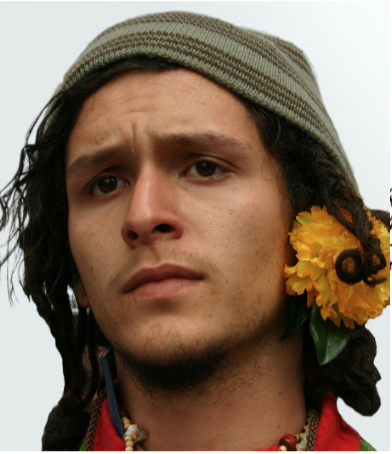
%> input picture DIA/A1/source.png, 392 x 454 px
$ octave XDoG.m   (GNU Octave 9; MATLAB toolbox functions it lacks are replaced by stand-ins)
%> lines starting %> are read from the running program, lines starting %| are printed output that depends on the picture
### DIA/A1/computeThreshold.m
function eps=computeThreshold(img)
    mn = mean(mean(img));
    md = median(median(img));
    eps=mn+md;
    if abs(eps)<0
        eps=eps*5;
    end
    if eps>0
        eps=-eps;
    end
end

### DIA/A1/XDoG.m
img = imread('source.png');
%> img is the input picture: size 454x392x3 uint8; mean R, G, B 130.5, 109.6, 92.2
gray = rgb2gray(img);
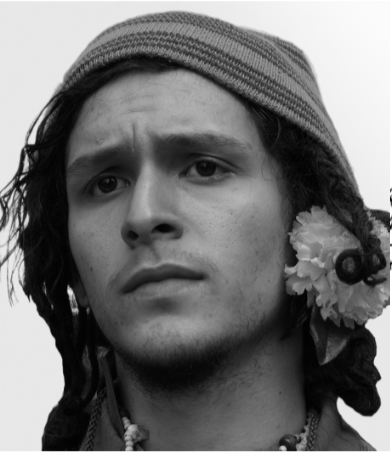
%> gray: size 454x392 uint8; min 0, max 255, mean 113.8
tau=1;
phi=30.0/255;

gaus1 = fspecial('gaussian',21,0.5);
gaus2 = fspecial('gaussian',21,1);
dog = gaus1-tau*gaus2;
SegImg = conv2(double(gray),dog,'same');
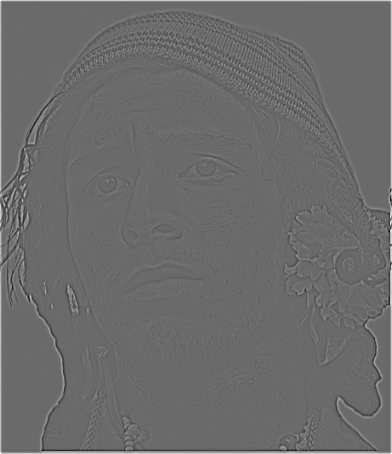
%> SegImg: size 454x392 double; min -58.03, max 80.57, mean 0.6; drawn with min black and max white
eps=computeThreshold(SegImg);
%> in computeThreshold, `mn = mean(mean(img));`: mn = 0.588
%> in computeThreshold, `md = median(median(img));`: md = 0.0283
%> in computeThreshold, `eps=mn+md;`: eps = 0.616
%> in computeThreshold, `eps=-eps;`: eps = -0.616
%> eps = -0.616

[r,c] = size(SegImg);
%> r = 454; c = 392
Output = zeros(r,c);
for i=1:r
    for j=1:c
        if(SegImg(i,j)>eps)
            Output(i,j)=1;
        else
            Output(i,j)=1+tanh(phi*(SegImg(i,j)));
        end
    end
end
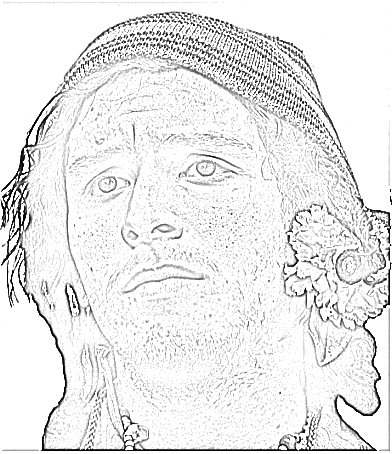
%> Output: size 454x392 double; min 2.35e-06, max 1, mean 0.918

imshow(Output);

$ run again, with DIA/A1/HistMap.png copied over DIA/A1/source.png
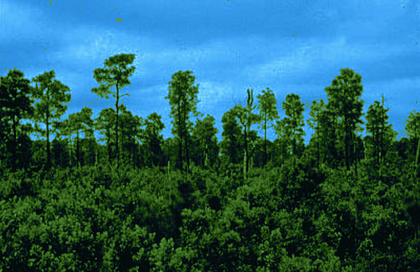
%> input picture DIA/A1/HistMap.png, 420 x 272 px, shrunk from 880 x 570 before the run
%> img is the input picture: size 272x420x3 uint8; mean R, G, B 41.5, 97.5, 102.8
%> `SegImg = conv2(double(gray),dog,'same');`:
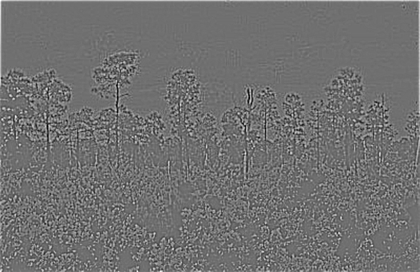
%> SegImg: size 272x420 double; min -38.16, max 48.44, mean 0.2; drawn with min black and max white
%> mn = 0.245
%> md = -0.0782
%> in computeThreshold, `eps=mn+md;`: eps = 0.167
%> in computeThreshold, `eps=-eps;`: eps = -0.167
%> after the loop `for i=1:r`:
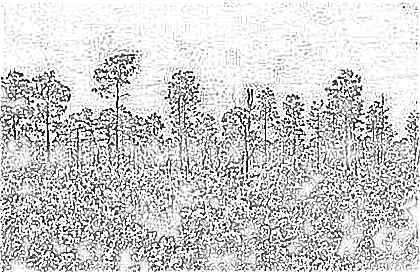
%> Output: size 272x420 double; min 0.000252, max 1, mean 0.815

$ run again, with DIA/A1/color.png copied over DIA/A1/source.png
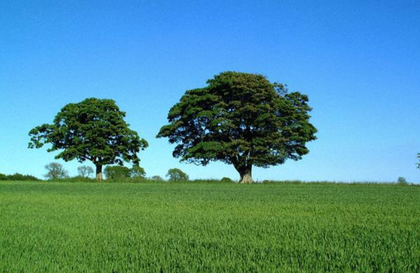
%> input picture DIA/A1/color.png, 420 x 273 px, shrunk from 880 x 572 before the run
%> img is the input picture: size 273x420x3 uint8; mean R, G, B 82.2, 142.9, 149.2
%> `SegImg = conv2(double(gray),dog,'same');`:
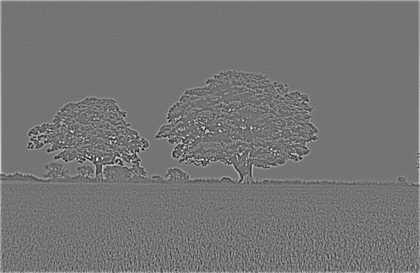
%> SegImg: size 273x420 double; min -54.63, max 65.13, mean 0.4; drawn with min black and max white
%> mn = 0.368
%> md = 0.0373
%> in computeThreshold, `eps=mn+md;`: eps = 0.406
%> in computeThreshold, `eps=-eps;`: eps = -0.406
%> after the loop `for i=1:r`:
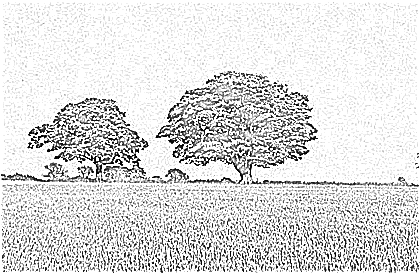
%> Output: size 273x420 double; min 5.23e-06, max 1, mean 0.863
